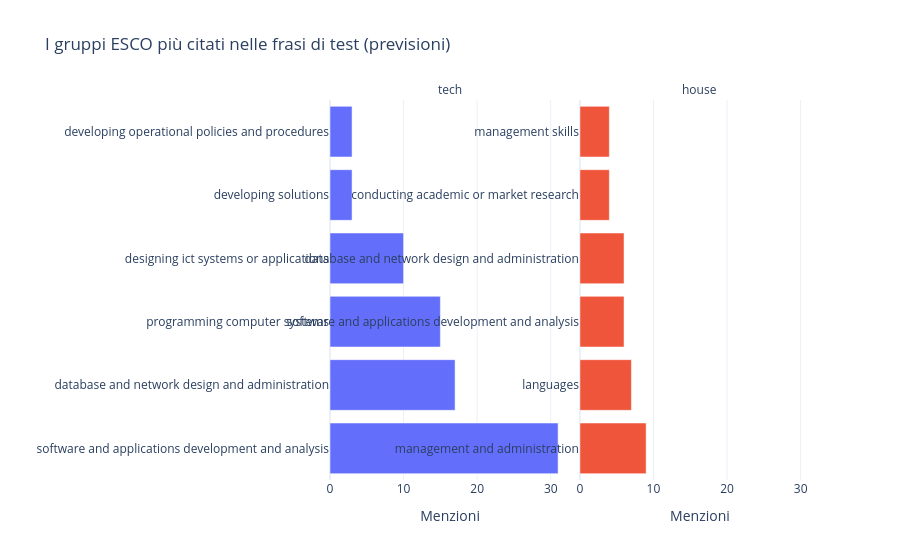

The notebook cell saved with this chart:
### Markdown cell above
## 6. Dalle competenze alle feature

Ogni frase è diventata un insieme di **voci ESCO**: feature esplicite, interpretabili e confrontabili.
Risalendo la gerarchia le aggreghiamo al livello che serve: qui contiamo i **gruppi** più citati in ciascun dataset.
Attenzione: sono previsioni della strategia D, con i suoi errori.

### Code cell
features = (test.assign(skill=predicted_d).explode("skill").dropna(subset=["skill"])
            .assign(group=lambda d: d["skill"].map(lambda l: names[parents[label_to_uri[l]]])))

top_groups = (features.groupby(["source", "group"]).size().rename("Menzioni").reset_index()
              .sort_values("Menzioni", ascending=False).groupby("source").head(6))
fig = px.bar(top_groups, x="Menzioni", y="group", color="source", facet_col="source", orientation="h",
             title="I gruppi ESCO più citati nelle frasi di test (previsioni)", labels={"group": ""})
fig.update_yaxes(matches=None, showticklabels=True)
fig.for_each_annotation(lambda a: a.update(text=a.text.split("=")[-1]))
fig.update_layout(showlegend=False)
fig.show()

### Figure 1 — Plotly figure (JSON) as saved in the notebook; plotly's stock layout.template omitted (floating-point values rounded to 4 significant figures)
{"data": [{"hovertemplate": "source=tech<br>Menzioni=%{x}<br>=%{y}<extra></extra>", "legendgroup": "tech", "marker": {"color": "#636efa", "pattern": {"shape": ""}}, "name": "tech", "orientation": "h", "showlegend": true, "textposition": "auto", "type": "bar", "x": [31, 17, 15, 10, 3, 3], "xaxis": "x", "y": ["software and applications development and analysis", "database and network design and administration", "programming computer systems", "designing ict systems or applications", "developing solutions", "developing operational policies and procedures"], "yaxis": "y"}, {"hovertemplate": "source=house<br>Menzioni=%{x}<br>=%{y}<extra></extra>", "legendgroup": "house", "marker": {"color": "#EF553B", "pattern": {"shape": ""}}, "name": "house", "orientation": "h", "showlegend": true, "textposition": "auto", "type": "bar", "x": [9, 7, 6, 6, 4, 4], "xaxis": "x2", "y": ["management and administration", "languages", "software and applications development and analysis", "database and network design and administration", "conducting academic or market research", "management skills"], "yaxis": "y2"}], "layout": {"annotations": [{"font": {}, "showarrow": false, "text": "tech", "x": 0.245, "xanchor": "center", "xref": "paper", "y": 1.0, "yanchor": "bottom", "yref": "paper"}, {"font": {}, "showarrow": false, "text": "house", "x": 0.755, "xanchor": "center", "xref": "paper", "y": 1.0, "yanchor": "bottom", "yref": "paper"}], "barmode": "relative", "legend": {"title": {"text": "source"}, "tracegroupgap": 0}, "showlegend": false, "title": {"text": "I gruppi ESCO più citati nelle frasi di test (previsioni)"}, "xaxis": {"anchor": "y", "domain": [0.0, 0.49], "title": {"text": "Menzioni"}}, "xaxis2": {"anchor": "y2", "domain": [0.51, 1.0], "matches": "x", "title": {"text": "Menzioni"}}, "yaxis": {"anchor": "x", "domain": [0.0, 1.0], "showticklabels": true, "title": {"text": ""}}, "yaxis2": {"anchor": "x2", "domain": [0.0, 1.0], "showticklabels": true}}}
